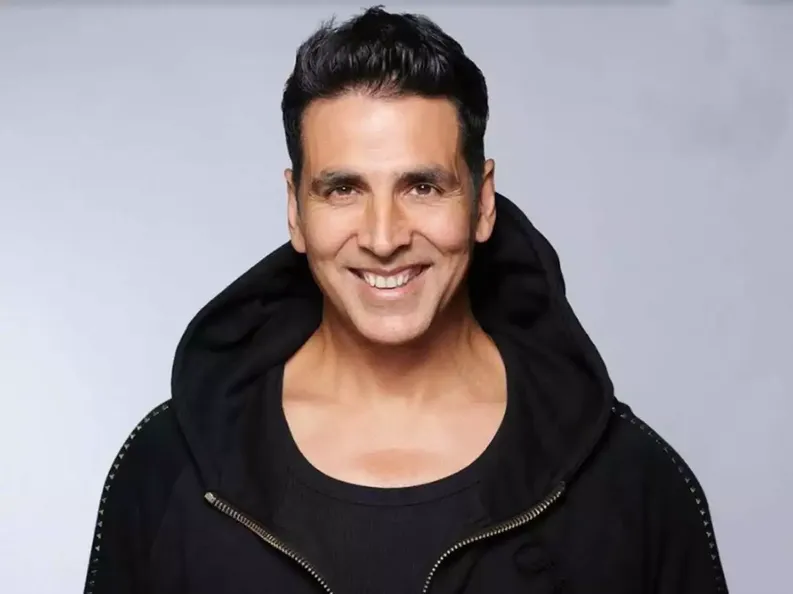
#> input picture Face recognition/Face Recognition_FR/face dataset/face attendance/Akshay Kumar_1/2.webp, 793 x 594 px, shrunk from 1200 x 900 before the run, given as the content of the folder D:/Internship ML/Projects/Open cv/Face images/Facedataset, which was not available
$ jupyter execute --allow-errors 'Face recognition_face_training.ipynb'
#> lines starting #> are read from the running program, lines starting #| are printed output that depends on the picture
[cell 1]
''''
Training Multiple Faces stored on a DataBase:
	==> Each face should have a unique numeric integer ID as 1, 2, 3, etc
	==> LBPH computed model will be saved on trainer/ directory. (if it does not exist, pls create one)
	==> for using PIL, install pillow library with "pip install pillow"
Based on original code by Anirban Kar: https://github.com/thecodacus/Face-Recognition
Developed by Marcelo Rovai - MJRoBot.org @ 21Feb18
'''

[cell 2]
import cv2
import numpy as np
from PIL import Image #Python Imaging Library for image editing features
import os

[cell 3]
# Path for face image database
path = "D:\Internship ML\Projects\Open cv\Face images\Facedataset"

[cell 4]
recognizer = cv2.face.LBPHFaceRecognizer_create() #using Local Binary Pattern Historgram(LBPH) alogrithm
detector = cv2.CascadeClassifier("D:\Internship ML\Projects\Open cv\haarcascade_frontalface_default.xml");

[cell 5]
# function to get the images and label data
def getImagesAndLabels(path):

    imagePaths = [os.path.join(path,f) for f in os.listdir(path)]
    faceSamples=[]
    ids = []

    for imagePath in imagePaths:

        PIL_img = Image.open(imagePath).convert('L') # convert it to grayscale
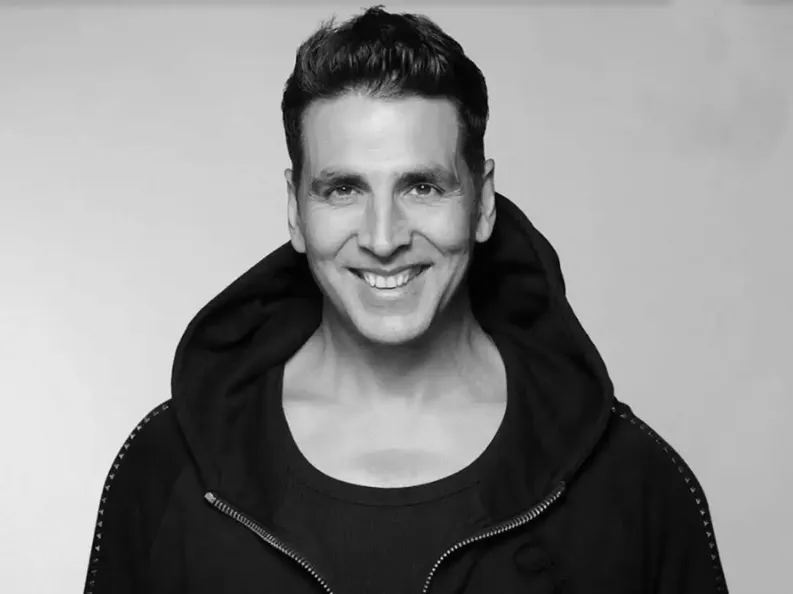
#> PIL_img: PIL image 793x594 L; min 0, max 245, mean 138.1
        img_numpy = np.array(PIL_img,'uint8')

        id = int(os.path.split(imagePath)[-1].split(".")[1])
        faces = detector.detectMultiScale(img_numpy)

        for (x,y,w,h) in faces:
            faceSamples.append(img_numpy[y:y+h,x:x+w])
            ids.append(id)

    return faceSamples,ids

print ("\n [INFO] Training faces. It will take a few seconds. Wait ...")
#> (the rest of this cell did not finish here and is left out)


$ run again, on Face recognition/Face Recognition_FR/face dataset/face attendance/Elon Musk_4/2.jpg
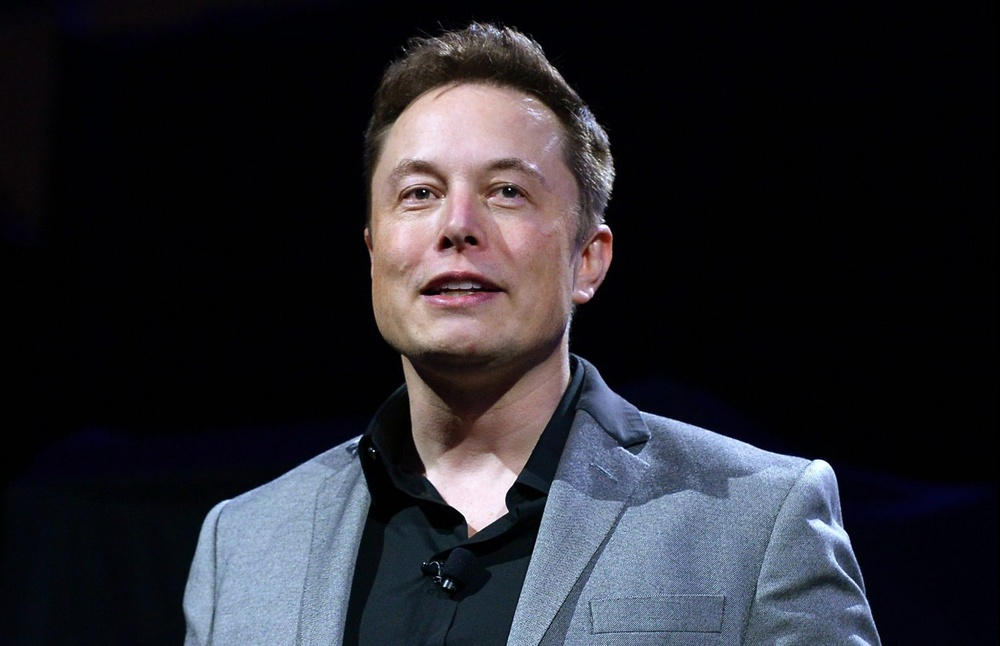
#> input picture Face recognition/Face Recognition_FR/face dataset/face attendance/Elon Musk_4/2.jpg, 1000 x 646 px, shrunk from 1524 x 984 before the run, given as the content of the folder D:/Internship ML/Projects/Open cv/Face images/Facedataset, which was not available
#> in getImagesAndLabels, `PIL_img = Image.open(imagePath).convert('L')`:
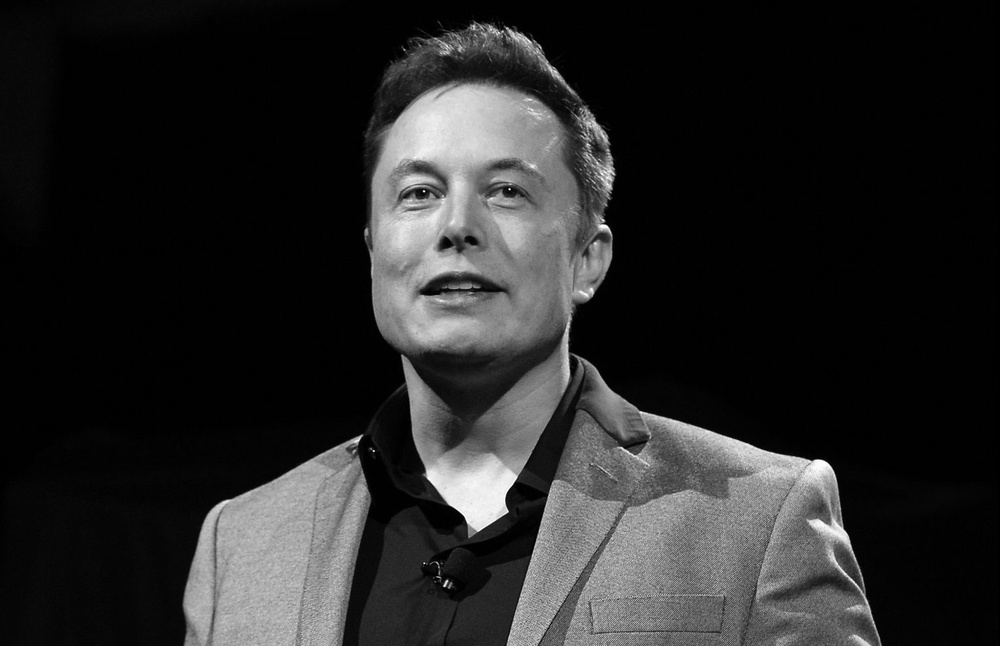
#> PIL_img: PIL image 1000x646 L; min 0, max 255, mean 39.2

$ run again, on Face recognition/Face Recognition_FR/face dataset/face attendance/Elon Musk_4/4.webp
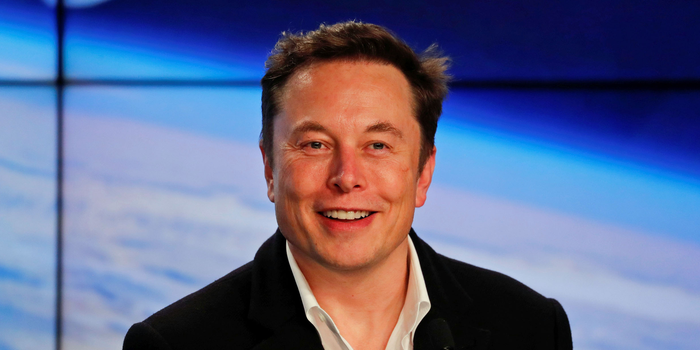
#> input picture Face recognition/Face Recognition_FR/face dataset/face attendance/Elon Musk_4/4.webp, 700 x 350 px, given as the content of the folder D:/Internship ML/Projects/Open cv/Face images/Facedataset, which was not available
#> in getImagesAndLabels, `PIL_img = Image.open(imagePath).convert('L')`:
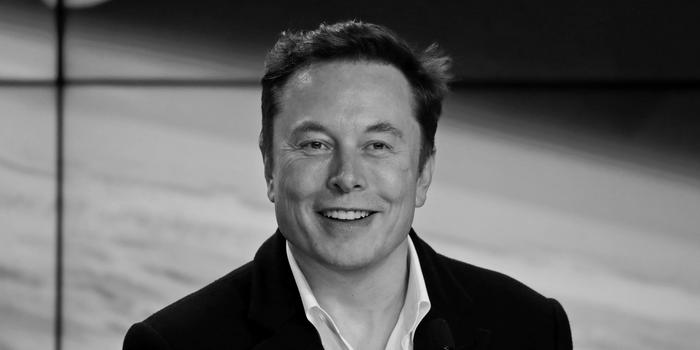
#> PIL_img: PIL image 700x350 L; min 0, max 233, mean 105.5

$ run again, on Face recognition/Face Recognition_FR/face dataset/face attendance/Salman Khan_2/1.jpg
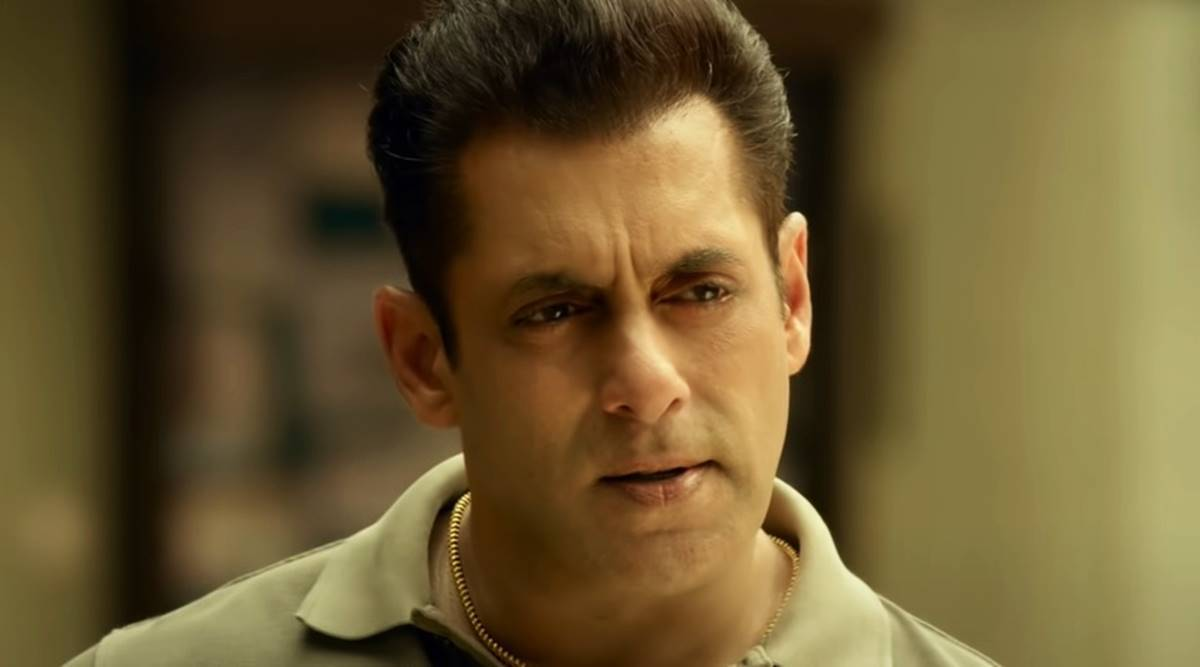
#> input picture Face recognition/Face Recognition_FR/face dataset/face attendance/Salman Khan_2/1.jpg, 1200 x 667 px, given as the content of the folder D:/Internship ML/Projects/Open cv/Face images/Facedataset, which was not available
#> in getImagesAndLabels, `PIL_img = Image.open(imagePath).convert('L')`:
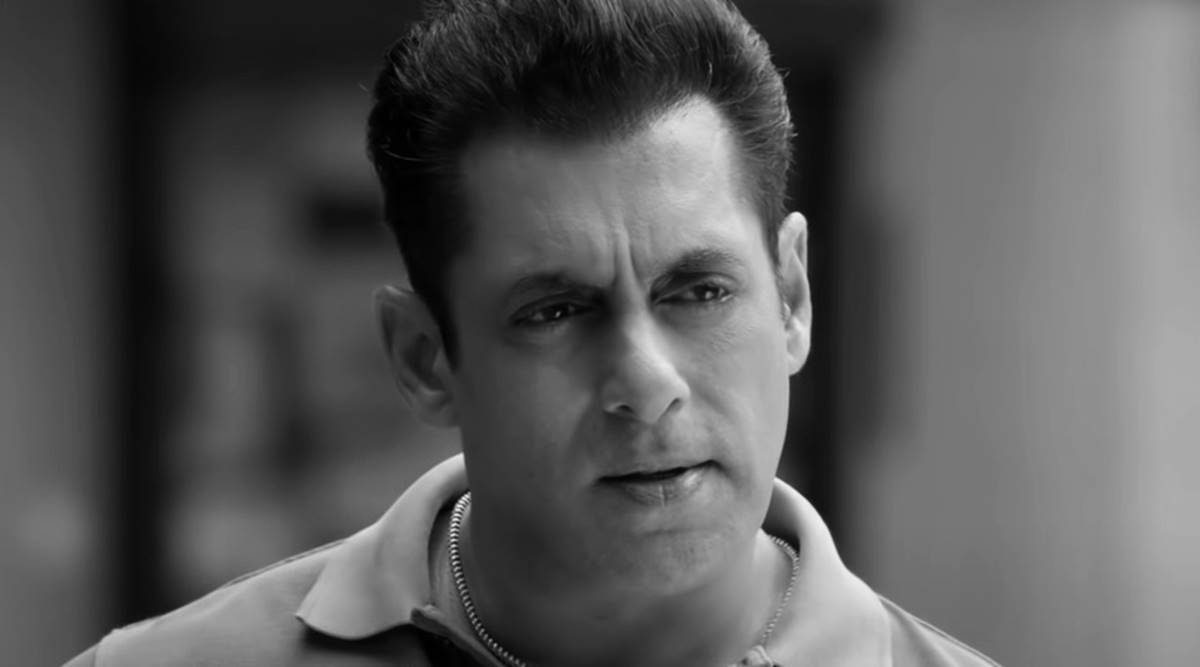
#> PIL_img: PIL image 1200x667 L; min 0, max 246, mean 89
